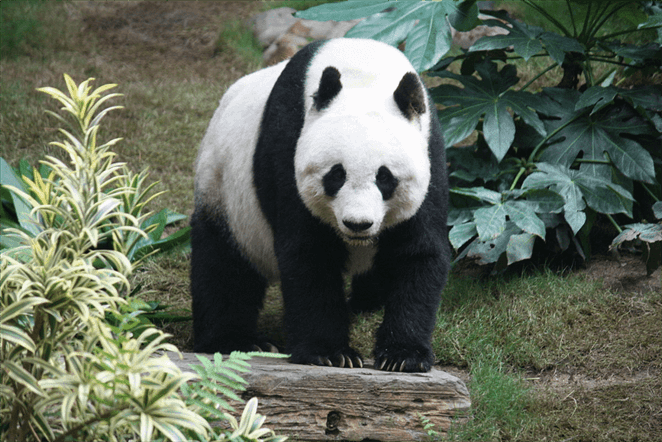
#> input picture images/panda.png, 662 x 442 px
$ jupyter execute convolution.ipynb
#> lines starting #> are read from the running program, lines starting #| are printed output that depends on the picture
### src/utils.py
import numpy as np

def convolution(image, kernel, padding = True, bias=0.):
    """
    Simple 2D convolution of image with or without padding
    You can add a constant bias if necessary
    """
    K = kernel.shape[0]
    pad = K//2
    M, N = image.shape
    conv_image = np.zeros_like(image, dtype='int')

    # save padded image
    if padding:
        image_padded = np.zeros(((image.shape[0] + K - 1), (image.shape[1] + K - 1)), dtype='int')
        image_padded[pad:-pad,pad:-pad] = image
    else:
        M = M - K + 1
        N = N - K + 1
        image_padded = image

    for i in range(M):
        for j in range(N):
            sum = np.sum(image_padded[i:i+K, j:j+K]*kernel)
            conv_image[i][j] = sum + bias

    return conv_image


# [8 lines left out: function fft_image, not called in this run]

### src/convolution.ipynb
[cell 1]
import numpy as np
import matplotlib.pyplot as plt
import cv2
from utils import convolution


if __name__ == "__main__":
    image = cv2.imread('../images/panda.png')
#> image is the input picture: shape (442, 662, 3); mean B, G, R 89.5, 104.4, 96.4
    image = cv2.cvtColor(image, cv2.COLOR_RGB2GRAY)
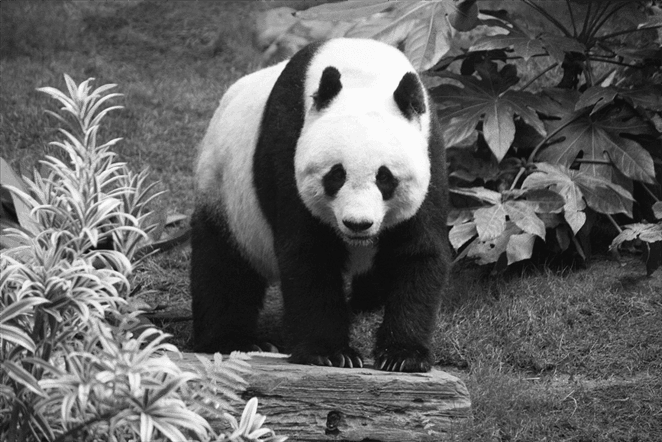
#> image: shape (442, 662); min 13, max 251, mean 99
    kernel = np.array([[-1, 0, +1],
                      [-2, 0, +2],
                      [-1, 0, +1]])

    conv_image = convolution(image, kernel)
#> in convolution, `image_padded[pad:-pad,pad:-pad] = image`:
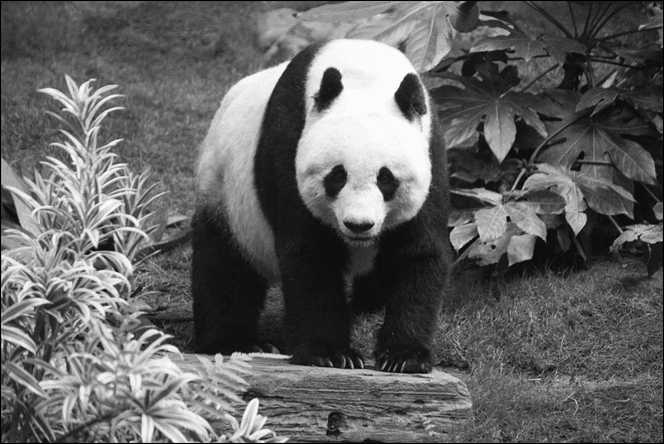
#> image_padded: shape (444, 664) int64; min 0, max 251, mean 98.3
#> after the loop in convolution, `for i in range(M):`:
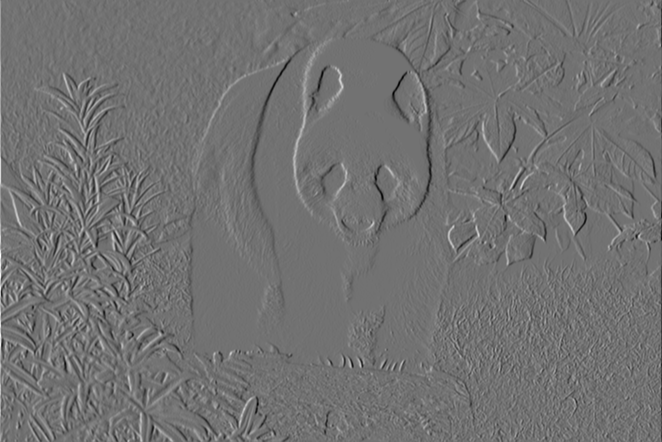
#> conv_image: shape (442, 662) int64; min -780, max 964, mean -0.2; drawn with min black and max white

    ver_kernel = np.array([[-1, -2, -1],
                           [0, 0, 0],
                           [+1, +2, +1]])

    ver_conv_image = convolution(image, ver_kernel)
#> call 2 of convolution, with kernel = array of shape (3, 3), padding = True, bias = 0
#> after the loop in convolution (call 2), `for i in range(M):`:
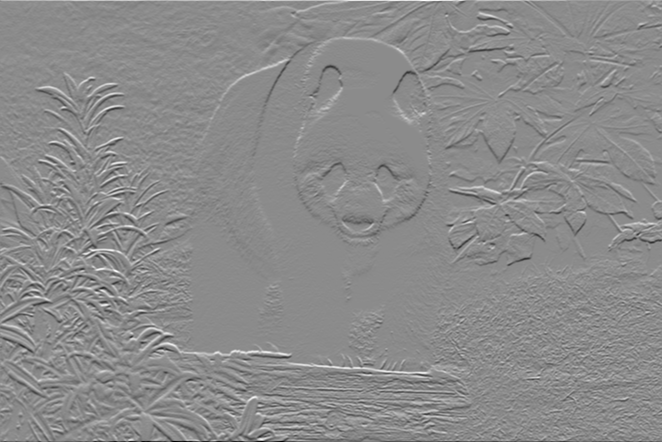
#> conv_image: shape (442, 662) int64; min -984, max 816, mean 0.1; drawn with min black and max white

    f, (ax0,ax1) = plt.subplots(1, 2, figsize=(20,10))
    ax0.imshow(image, cmap='gray')
    ax1.imshow(conv_image, cmap='gray')

    f, (ax0,ax1) = plt.subplots(1, 2, figsize=(20,10))
    ax0.imshow(image, cmap='gray')
    ax1.imshow(ver_conv_image, cmap='gray')

$ run again, with images/cars.jpg saved as images/panda.png
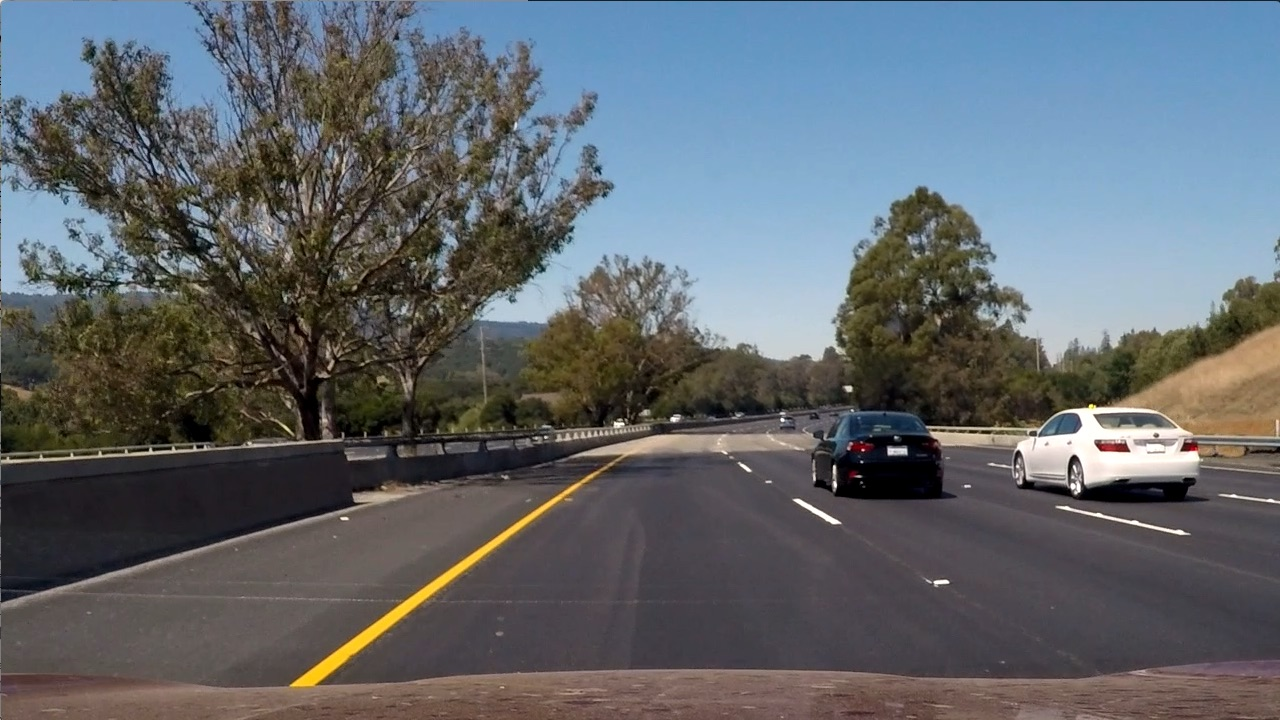
#> input picture images/cars.jpg, 1280 x 720 px
#> image is the input picture: shape (720, 1280, 3); mean B, G, R 107.9, 102.6, 97
#> image: shape (720, 1280)
#> after the loop in convolution (call 2), `for i in range(M):`:
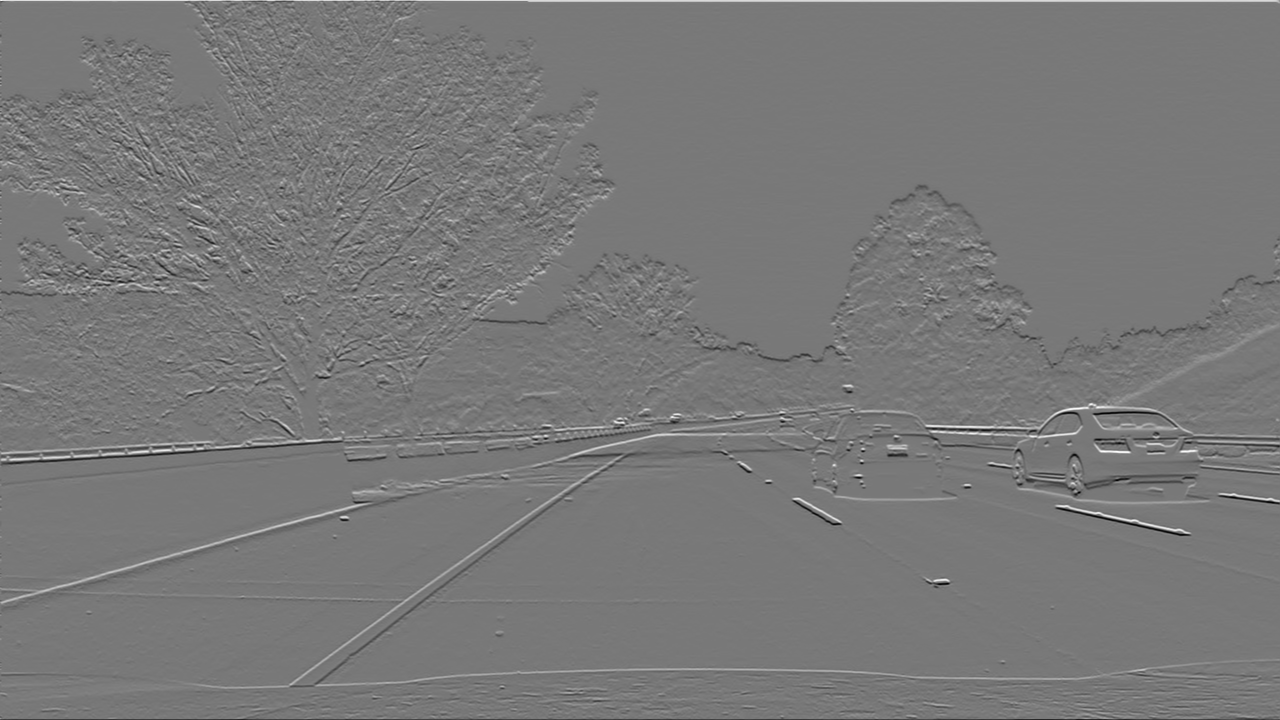
#> conv_image: shape (720, 1280) int64; min -739, max 819, mean 0; drawn with min black and max white
#> `[cell 1] import numpy as np import matplotlib.pyplot as plt import cv2..`:
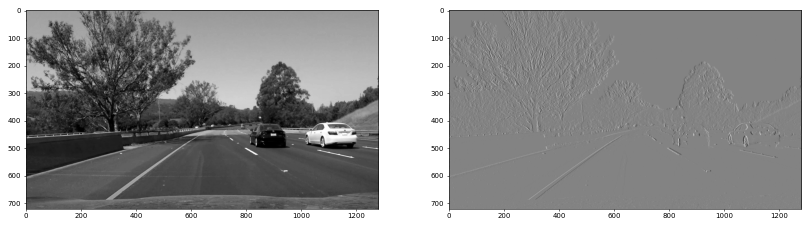
#> figure drawn by matplotlib, 2 panels
